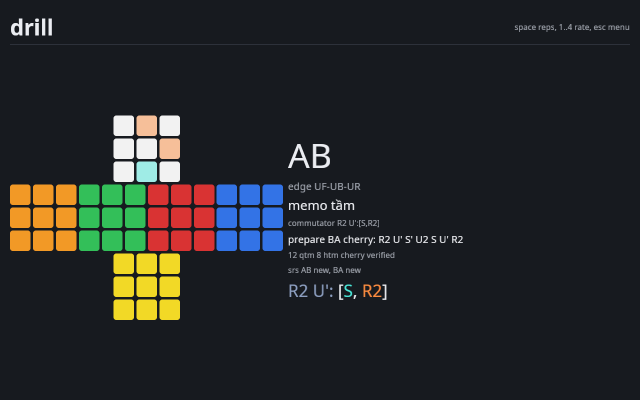
#> input picture docs/screenshots/drill-card.png, 1280 x 800 px, found by its file name (shown at 1/2 size)
$ python zoom_drill.py
#> lines starting #> are read from the running program, lines starting #| are printed output that depends on the picture
import sys
from pathlib import Path

from PIL import Image

REPO = Path(__file__).resolve().parents[2]
SHOTS = REPO / "playground" / "adv-fonts-b" / "shots"
DOCS = REPO / "docs" / "screenshots"
OUT = REPO / "playground" / "adv-fonts-b" / "crops"


def grid(src, tag):
#> called with tag = 'mine'
    img = Image.open(src).convert("RGB")
#> img is the input picture: PIL image 1280x800 RGB; mean R, G, B 37.9, 39.5, 39.8
    for r, y0 in enumerate((238, 280, 321)):
        for c, x0 in enumerate((205, 240, 278)):
            if x0 + 38 > img.width:
                continue
            tile = img.crop((x0 - 2, y0 - 2, x0 + 36, y0 + 34))
            tile = tile.resize((tile.width * 6, tile.height * 6), Image.NEAREST)
            tile.save(OUT / f"tile-{tag}-{r}-{c}.png")
#> this loop made 3 passes
#> pass 1, in grid, `tile.save(OUT / f"tile-{tag}-{r}-{c}.png")`:
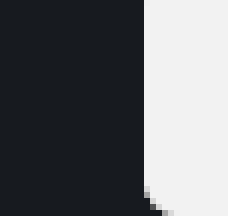
#> saved as tile-mine-0-0.png: PIL image 228x216 RGB; mean R, G, B 102.6, 104.5, 107.7
#> pass 1, in grid, `tile.save(OUT / f"tile-{tag}-{r}-{c}.png")`:
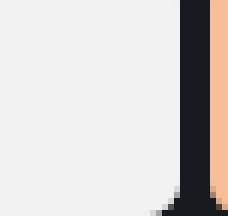
#> saved as tile-mine-0-1.png: PIL image 228x216 RGB; mean R, G, B 211.3, 207.7, 205.5
#> pass 1, in grid, `tile.save(OUT / f"tile-{tag}-{r}-{c}.png")`:
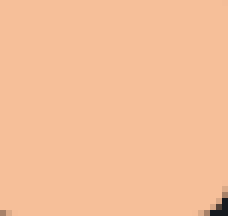
#> saved as tile-mine-0-2.png: PIL image 228x216 RGB; mean R, G, B 244.8, 190.1, 152.3
#> pass 2, in grid, `tile.save(OUT / f"tile-{tag}-{r}-{c}.png")`:
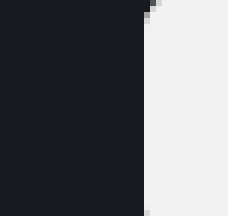
#> saved as tile-mine-1-0.png: PIL image 228x216 RGB; mean R, G, B 103.1, 105, 108.2
#> after the loop:
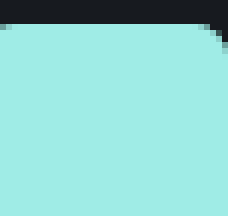
#> tile: PIL image 228x216 RGB; mean R, G, B 143.1, 211.5, 206.8


def main():
    grid(SHOTS / "drill-card.png", "mine")
    grid(DOCS / "drill-card.png", "docs")
#> the loop in grid (call 2), `for r, y0 in enumerate((238, 280, 321)):` made 3 passes
#> pass 2, in grid (call 2), `tile.save(OUT / f"tile-{tag}-{r}-{c}.png")`:
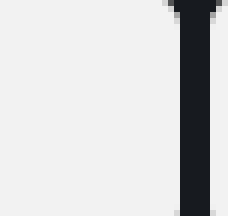
#> saved as tile-docs-1-1.png: PIL image 228x216 RGB; mean R, G, B 212, 212.4, 213.1
#> pass 2, in grid (call 2), `tile.save(OUT / f"tile-{tag}-{r}-{c}.png")`:
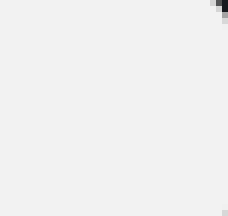
#> saved as tile-docs-1-2.png: PIL image 228x216 RGB; mean R, G, B 241.4, 241.4, 241.4
    print("tiles written")
    return 0


if __name__ == "__main__":
    sys.exit(main())
#> (the program exits here)

$ run again, with docs/screenshots/case-drill-grade.png copied over docs/screenshots/drill-card.png
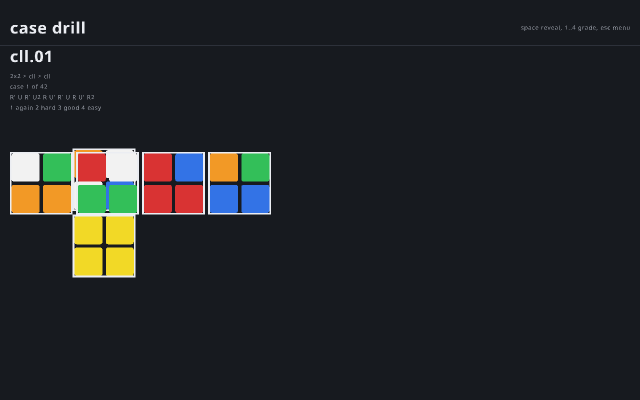
#> input picture docs/screenshots/case-drill-grade.png, 1280 x 800 px, found by its file name (shown at 1/2 size)
#> the loop in grid, `for r, y0 in enumerate((238, 280, 321)):` made 3 passes
#> pass 1, in grid, `tile.save(OUT / f"tile-{tag}-{r}-{c}.png")`:
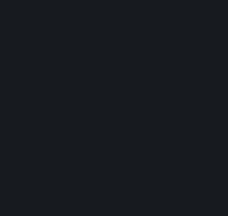
#> saved as tile-mine-0-0.png: PIL image 228x216 RGB; mean R, G, B 23, 26, 31
#> after the loop in grid, `for r, y0 in enumerate((238, 280, 321)):`:
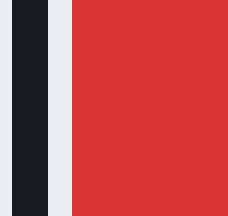
#> tile: PIL image 228x216 RGB; mean R, G, B 189.2, 76.4, 78
